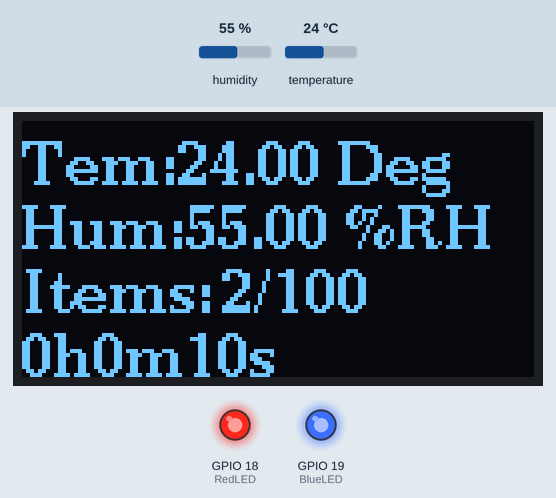
Recording of a program running on a simulated ESP32. Shown: 128×64 one-colour display, output pins drawn as LEDs (lit = HIGH). The inputs (shaded band) are chosen by the test bench; at power-on: humidity 55 %, temperature 24 °C. What the program prints to the serial monitor is not drawn.

Above: at 10.8 s.
10.9 s: humidity set to 22 %
At 16.5 s:
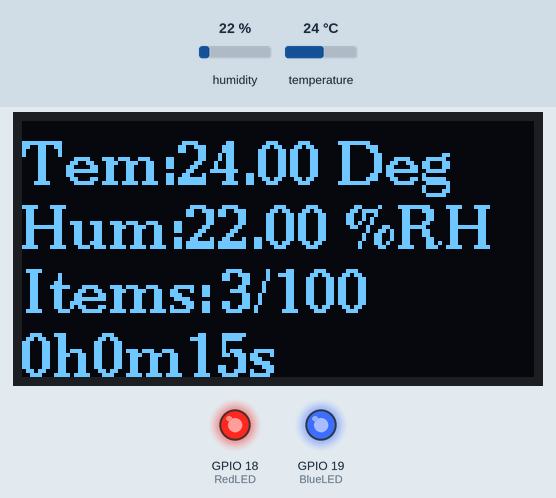
21.5 s: temperature set to 12 °C
At 25.4 s:
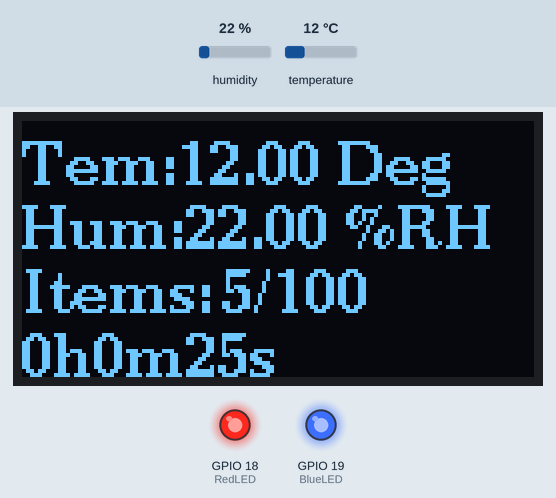
29.0 s: humidity set to 40 %
At 30.4 s:
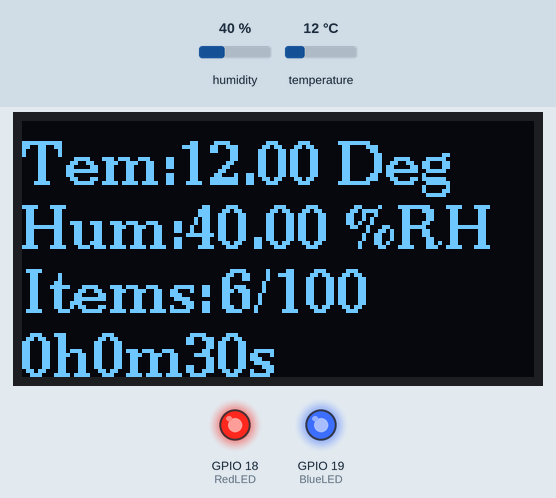
36.5 s: temperature set to 19 °C
At 40.5 s:
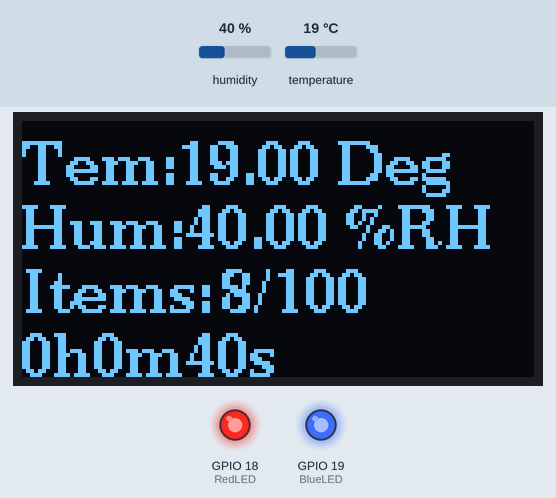
Timing chart, 0 to 42.0 s (numbered marks = the images above; inputs shaded):
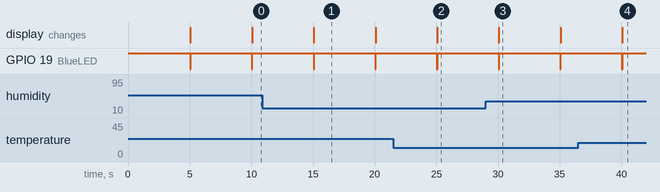

Measured:
- after the input at 21.5 s, the display: changes after 3.6 s (image 2)
- after the input at 36.5 s, the display: changes after 3.6 s (image 4)
- by itself, GPIO 19 (BlueLED): alternates HIGH for 5.0 s and LOW for 0.05 s
- what the display in image 1 shows lasts 5.0 s, from 15.1 s to 20.1 s

The program:

main.cpp
```cpp
#include <deque>
#include <WiFi.h>
#include <WebServer.h>
#include <Arduino.h>
#include <ESPmDNS.h>
#include <DHTesp.h>
#include <U8g2lib.h>
#include "pin.h"
extern WiFiServer server;
void initWebServer();
void handleWeb();

DHTesp dht11;
U8G2_SSD1306_128X64_NONAME_F_SW_I2C oled(U8G2_R0, OLED_SCL, OLED_SDA, U8X8_PIN_NONE);
ticks dhtTick;
ticks oledTick;
ticks redLEDTick;
ticks dhtReadInterval = 5000;
ticks redLEDInterval = 3000;
ticks beginTime;
int nMaxData = 100;
std::deque<std::pair<TempAndHumidity, ticks>> dataList;
bool requestOLEDRefresh = true;
bool useOLED = true;
bool lastUseOLED = true;
auto timerKillBlueLED = timerBegin(0, 8000, true);
auto timerKillRedLED = timerBegin(1, 8000, true);

void refreshOLEDBuf();
void setup()
{

  Serial.begin(115200);
  // pinMode(2, OUTPUT);
  // digitalWrite(2, LOW);
  pinMode(BlueLED, OUTPUT);
  digitalWrite(BlueLED, HIGH);
  pinMode(RedLED, OUTPUT);
  digitalWrite(RedLED, HIGH);
  initWebServer();
#ifndef DISABLE_DHT11
  dht11.setup(DHTPin, DHTesp::DHT11);
#endif
#ifndef DISABLE_OLED
  oled.begin();
  oled.setFont(u8g2_font_ncenB10_tr);
#endif
  dhtTick = oledTick = redLEDTick = beginTime = millis();

  timerAttachInterrupt(
      timerKillBlueLED, []()
      { digitalWrite(BlueLED, HIGH);
    timerAlarmDisable(timerKillBlueLED); },
      true);
  timerAlarmWrite(timerKillBlueLED, 500, false);
  timerAttachInterrupt(
      timerKillRedLED, []()
      { digitalWrite(RedLED, HIGH);
    timerAlarmDisable(timerKillRedLED); },
      true);
  timerAlarmWrite(timerKillRedLED, 500, false);
}

void loop()
{
  handleWeb();

  if (!useOLED && lastUseOLED)
  {
    oled.clear();
    oled.setPowerSave(true);
    lastUseOLED = false;
  }
  if (useOLED && !lastUseOLED)
  {
    oled.setPowerSave(false);
    lastUseOLED = true;
    refreshOLEDBuf();
  }

#ifndef DISABLE_DHT11
  if (millis() - dhtTick > dhtReadInterval)
  {
    dhtTick = millis();
    TempAndHumidity data = dht11.getTempAndHumidity();
    if (dataList.size() >= nMaxData)
      dataList.pop_front();
    dataList.push_back({data, dhtTick});
    Serial.println(dataList.size());
    digitalWrite(BlueLED, LOW);
    timerRestart(timerKillBlueLED);
    timerAlarmEnable(timerKillBlueLED);
#ifndef DISABLE_OLED
    if (useOLED)
      refreshOLEDBuf();
#endif
  }
#endif

  if (millis() - redLEDTick >= redLEDInterval)
  {
    redLEDTick = millis();
    if (!useOLED)
    {
      digitalWrite(RedLED, LOW);
      timerRestart(timerKillRedLED);
      timerAlarmEnable(timerKillRedLED);
    }
  }
  if (useOLED && requestOLEDRefresh)
    refreshOLEDBuf();
}
void refreshOLEDBuf()
{
  requestOLEDRefresh = false;
  oled.clearBuffer();
  if (!dataList.empty())
  {
    oled.drawStr(0, 16, ("Tem:" + String(dataList.back().first.temperature) + " Deg").c_str());
    oled.drawStr(0, 32, ("Hum:" + String(dataList.back().first.humidity) + " %RH").c_str());
  }
  oled.drawStr(0, 48, "Items:");
  oled.drawStr(0 + 5 * 10, 48, (String(dataList.size()) + "/" + String(nMaxData).c_str()).c_str());
  ticks displayTime = (millis() - beginTime) / 1000;
  oled.drawStr(0, 64, ((displayTime / (60 * 60)) + String("h") + (displayTime % (60 * 60)) / (60) + "m" + (displayTime % 60) + "s").c_str());
  oled.sendBuffer();
}
```

pin.h
```cpp
#ifndef PIN_H
#define PIN_H
using ticks = unsigned long;
const uint8_t DHTPin = 17;
const uint8_t BlueLED = 19;
const uint8_t RedLED = 18;
const uint8_t OLED_SCL = 26;
const uint8_t OLED_SDA = 27;
#endif
```

inlineHTML.cpp
```cpp
const char *responseHeaders = "HTTP/1.1 200 OK\r\nContent-Type: text/html\r\nConnection: close\r\n\r\n";
const char *responseHeadersPlain = "HTTP/1.1 200 OK\r\nContent-Type: text/plain\r\nConnection: close\r\n\r\n";
const char *html = R"+*(
<html>
  <head>
    <meta charset="utf-8" />
    <title>温度传感器控制页面</title>
    <script defer="defer">
      function ledSwitch() {
        var xmlhttp = new XMLHttpRequest();
        xmlhttp.onreadystatechange = function () {
          if (xmlhttp.readyState == 4 && xmlhttp.status == 200) {
            document.getElementById("response").innerHTML =
              xmlhttp.responseText;
          }
        };
        xmlhttp.open("GET", "switch", true);
        xmlhttp.send();
      }
      function setInterval() {
        var xmlhttp = new XMLHttpRequest();
        var valInt = document.getElementById("rangeInterval").value;
        xmlhttp.onreadystatechange = function () {
          if (xmlhttp.readyState == 4 && xmlhttp.status == 200) {
            document.getElementById("response").innerHTML =
              xmlhttp.responseText;
          }
        };
        var sendInt = valInt;
        if (valInt <= 60000) sendInt = valInt;
        else if (valInt <= 120000) sendInt = (valInt - 60000) * 60;
        else sendInt = (valInt - 120000) * 60 * 60;
        xmlhttp.open("GET", "itv" + sendInt, true);
        xmlhttp.send();
      }
      function setRedLEDInterval() {
        var xmlhttp = new XMLHttpRequest();
        var valInt = document.getElementById("redLEDInterval").value;
        xmlhttp.onreadystatechange = function () {
          if (xmlhttp.readyState == 4 && xmlhttp.status == 200) {
            document.getElementById("response").innerHTML =
              xmlhttp.responseText;
          }
        };
        xmlhttp.open("GET", "led" + valInt, true);
        xmlhttp.send();
      }
      function changeInterval() {
        var valInt = document.getElementById("rangeInterval").value;
        if (valInt <= 60000)
          document.getElementById("intervalDisplay").innerHTML =
            valInt / 1000.0 + "s";
        else if (valInt <= 120000)
          document.getElementById("intervalDisplay").innerHTML =
            (valInt - 60000) / 1000.0 + "min";
        else
          document.getElementById("intervalDisplay").innerHTML =
            (valInt - 120000) / 1000.0 + "h";
      }
      function changeLEDInterval() {
        var valInt = document.getElementById("redLEDInterval").value;
        document.getElementById("redLEDDisplay").innerHTML =
          valInt / 1000.0 + "s";
      }
      function setNData() {
        var xmlhttp = new XMLHttpRequest();
        var valNData = document.getElementById("rangeNData").value;
        xmlhttp.onreadystatechange = function () {
          if (xmlhttp.readyState == 4 && xmlhttp.status == 200) {
            document.getElementById("response").innerHTML =
              xmlhttp.responseText;
          }
        };
        xmlhttp.open("GET", "nda" + valNData, true);
        xmlhttp.send();
      }
      function changeNData() {
        var valNData = document.getElementById("rangeNData").value;
        document.getElementById("nDataDisplay").innerHTML = valNData;
      }
      function downloadData() {
        window.open("/download");
      }
      function clearData() {
        var xmlhttp = new XMLHttpRequest();
        xmlhttp.onreadystatechange = function () {
          if (xmlhttp.readyState == 4 && xmlhttp.status == 200) {
            document.getElementById("response").innerHTML =
              xmlhttp.responseText;
          }
        };
        xmlhttp.open("GET", "clr", true);
        xmlhttp.send();
      }
      function checkState() {
        var xmlhttp = new XMLHttpRequest();
        xmlhttp.onreadystatechange = function () {
          if (xmlhttp.readyState == 4 && xmlhttp.status == 200) {
            var stateInfo = xmlhttp.responseText;
            var para = stateInfo.split(" ");
            var ledInt = parseInt(para[0]);
            var dhtInt = parseInt(para[1]);
            var nData = parseInt(para[2]);
            document.getElementById("redLEDInterval").value = ledInt;
            document.getElementById("rangeInterval").value = dhtInt;
            document.getElementById("rangeNData").value = nData;
            changeLEDInterval();
            changeInterval();
            changeNData();
          }
        };
        xmlhttp.open("GET", "sta", true);
        xmlhttp.send();
      }
    </script>
  </head>
  <body>
    <div id="txtState">温度检测装置</div>
    <input type="button" value="开关显示器" onclick="ledSwitch()" /><br />
    <input
      type="button"
      value="红色LED指示灯闪烁间隔"
      onclick="setRedLEDInterval()"
    />
    <input
      type="range"
      name="range"
      id="redLEDInterval"
      value="3000"
      min="500"
      max="10000"
      step="500"
      onchange="changeLEDInterval()"
    />
    <span id="redLEDDisplay">3s</span><br />
    <input type="button" value="设置采集间隔" onclick="setInterval()" />
    <input
      type="range"
      name="range"
      id="rangeInterval"
      value="5000"
      min="1000"
      max="144000"
      step="1000"
      onchange="changeInterval()"
    />
    <span id="intervalDisplay">5s</span><br />
    <input type="button" value="设置缓存数据数量" onclick="setNData()" />
    <input
      type="range"
      name="range"
      id="rangeNData"
      value="100"
      min="5"
      max="1000"
      step="1"
      onchange="changeNData()"
    />
    <span id="nDataDisplay">100</span><br />
    <input type="button" value="下载温度数据" onclick="downloadData()" /><br />
    <input type="button" value="清空所有数据" onclick="clearData()" /><br />
    <input type="button" value="同步状态" onclick="checkState()" /><br />
    <span id="response"></span>
  </body>
</html>
)+*";
```
